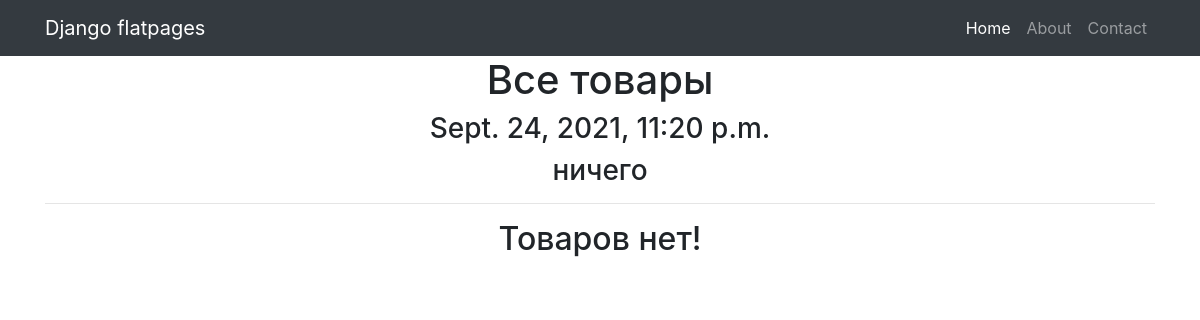
/products/, run on an earlier commit of the app's database.
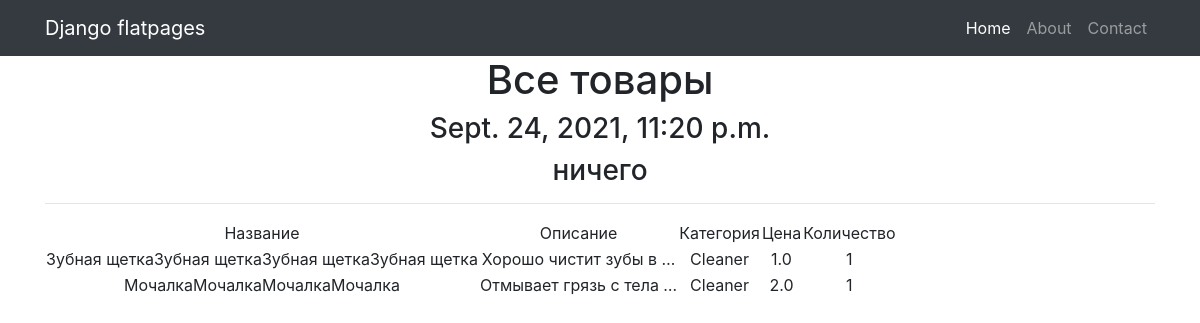
And on a later commit of the database.
### simpleapp/models.py (models this page shows, shortened)
class Product(models.Model):
    name = models.CharField(
        max_length=50,
        unique=True,  # названия товаров не должны повторяться
    )
    description = models.TextField()
    quantity = models.IntegerField(
        validators=[MinValueValidator(0)],
    )
    category = models.ForeignKey(
        to='Category',
        on_delete=models.CASCADE,
        related_name='products',  # все продукты в категории будут доступны через поле products
    )
    price = models.FloatField(
        validators=[MinValueValidator(0.0)],
    )

class Category(models.Model):
    name = models.CharField(max_length=100, unique=True)  # названия категорий тоже не должны повторяться

### simpleapp/views.py (the view)
# urls.py: path('', ProductsList.as_view()),
class ProductsList(ListView):
    model = Product
    template_name = 'products.html'
    context_object_name = 'products'
    def get_context_data(self, **kwargs):
        context = super().get_context_data(**kwargs)
        context['time_now'] = datetime.datetime.utcnow()
        context['value1'] = None
        return context

### simpleapp/templatetags/custom_filters.py (called while the page is built)
@register.filter(name='multiply')
def multiply(value, arg):
    if isinstance(value, str) and isinstance(arg, int):  # проверяем, что value — это точно строка, а arg — точно число, чтобы не возникло курьёзов
        return str(value) * arg
    else:
        raise ValueError(f'Нельзя умножить {type(value)} на {type(arg)}')

### templates/products.html (shortened to what this page needs)
{% extends 'flatpages/default.html' %}
{% load custom_filters %}
{% block content %}
    <h1>Все товары</h1>
    <h3>{{ time_now }}</h3>
    <h3> {{ value1|default_if_none:"ничего" }} </h3>
    <hr>
    {% if products %}
        <table>
            <tr>
                <td>
                    Название
                </td>
                <td>
                    Описание
                </td>
                <td>
                    Категория
                </td>
                <td>
                    Цена
                </td>
                <td>
                    Количество
                </td>
            </tr>
        {% for product in products %}
            <tr>
                <td>
                    {{ product.name|multiply:4 }}
                </td>
                <td>
                    {{ product.description|truncatewords:4 }}
                </td>
                <td>
                    {{ product.category.name }}
                </td>
                <td>
                    {{ product.price }}
                </td>
                <td>
                    {{ product.quantity }}
                </td>
            </tr>
        {% endfor %}
        </table>
    {% else %}
        <h2>Товаров нет!</h2>
    {% endif %}
{% endblock content %}

### templates/flatpages/default.html (shortened to what this page needs)
{% load static %}
<!DOCTYPE html>
<html lang="en">
<head>
  <link href="{% static 'bootstrap.min.css' %}" rel="stylesheet">
</head>
<body>
  <nav class="navbar navbar-expand-lg navbar-dark bg-dark static-top">
    <div class="container">
      <a class="navbar-brand" href="#">Django flatpages</a>
      <div class="collapse navbar-collapse" id="navbarResponsive">
        <ul class="navbar-nav ml-auto">
          <li class="nav-item active">
            <a class="nav-link" href="#">Home
            </a>
          </li>
          <li class="nav-item">
            <a class="nav-link" href="/about/">About</a>
          </li>
          <li class="nav-item">
            <a class="nav-link" href="/contacts/">Contact</a>
          </li>
        </ul>
      </div>
    </div>
  </nav>
  <div class="container">
    <div class="row">
      <div class="col-lg-12 text-center">
       {% block content %}{% endblock content %}
      </div>
    </div>
  </div>
</body>
</html>

What changed in the data, as far as the page shows it:
added Product: name|multiply "Зубная щеткаЗубная щеткаЗубная щеткаЗубная щетка", description "Хорошо чистит зубы в …", category.name "Cleaner", price "1.0", quantity "1"
added Product: name|multiply "МочалкаМочалкаМочалкаМочалка", description "Отмывает грязь с тела …", category.name "Cleaner", price "2.0", quantity "1"
Also different on the page:
text no longer shown: "Товаров нет!"
text now shown: "Название Описание Категория Цена Количество"
